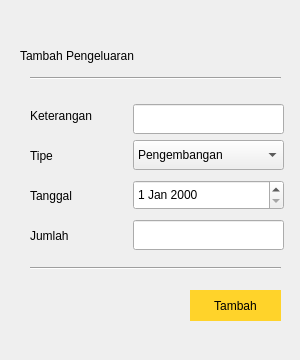
<?xml version="1.0" encoding="UTF-8"?>
<ui version="4.0">
 <class>Dialog</class>
 <widget class="QDialog" name="Dialog">
  <property name="geometry">
   <rect>
    <x>0</x>
    <y>0</y>
    <width>300</width>
    <height>360</height>
   </rect>
  </property>
  <property name="windowTitle">
   <string>Dialog</string>
  </property>
  <widget class="QLabel" name="label_4">
   <property name="geometry">
    <rect>
     <x>30</x>
     <y>220</y>
     <width>91</width>
     <height>31</height>
    </rect>
   </property>
   <property name="styleSheet">
    <string notr="true">font: 75 12pt &quot;MS Shell Dlg 2&quot;;</string>
   </property>
   <property name="text">
    <string>Jumlah</string>
   </property>
  </widget>
  <widget class="QPushButton" name="pushButton">
   <property name="geometry">
    <rect>
     <x>190</x>
     <y>290</y>
     <width>91</width>
     <height>31</height>
    </rect>
   </property>
   <property name="styleSheet">
    <string notr="true">background: #ffd32a;
color: rgb(0, 0, 0);

border-radius: 30px;
font: 10pt &quot;MS Shell Dlg 2&quot;;</string>
   </property>
   <property name="text">
    <string>Tambah</string>
   </property>
  </widget>
  <widget class="QLineEdit" name="lineEdit_2">
   <property name="geometry">
    <rect>
     <x>133</x>
     <y>220</y>
     <width>151</width>
     <height>30</height>
    </rect>
   </property>
  </widget>
  <widget class="Line" name="line">
   <property name="geometry">
    <rect>
     <x>30</x>
     <y>70</y>
     <width>251</width>
     <height>16</height>
    </rect>
   </property>
   <property name="styleSheet">
    <string notr="true">borde-top:5px solid black;</string>
   </property>
   <property name="orientation">
    <enum>Qt::Horizontal</enum>
   </property>
  </widget>
  <widget class="Line" name="line_2">
   <property name="geometry">
    <rect>
     <x>30</x>
     <y>260</y>
     <width>251</width>
     <height>16</height>
    </rect>
   </property>
   <property name="orientation">
    <enum>Qt::Horizontal</enum>
   </property>
  </widget>
  <widget class="QLabel" name="label_2">
   <property name="geometry">
    <rect>
     <x>30</x>
     <y>140</y>
     <width>101</width>
     <height>31</height>
    </rect>
   </property>
   <property name="styleSheet">
    <string notr="true">font: 75 12pt &quot;MS Shell Dlg 2&quot;;</string>
   </property>
   <property name="text">
    <string>Tipe</string>
   </property>
  </widget>
  <widget class="QLabel" name="label_3">
   <property name="geometry">
    <rect>
     <x>30</x>
     <y>180</y>
     <width>91</width>
     <height>31</height>
    </rect>
   </property>
   <property name="styleSheet">
    <string notr="true">font: 75 12pt &quot;MS Shell Dlg 2&quot;;</string>
   </property>
   <property name="text">
    <string>Tanggal</string>
   </property>
  </widget>
  <widget class="QComboBox" name="comboBox">
   <property name="geometry">
    <rect>
     <x>133</x>
     <y>140</y>
     <width>151</width>
     <height>30</height>
    </rect>
   </property>
   <item>
    <property name="text">
     <string>Pengembangan</string>
    </property>
   </item>
   <item>
    <property name="text">
     <string>Kegiatan Masjid</string>
    </property>
   </item>
   <item>
    <property name="text">
     <string>Perawatan Masjid</string>
    </property>
   </item>
   <item>
    <property name="text">
     <string>Bisyarah</string>
    </property>
   </item>
  </widget>
  <widget class="QLabel" name="label_5">
   <property name="geometry">
    <rect>
     <x>20</x>
     <y>40</y>
     <width>211</width>
     <height>31</height>
    </rect>
   </property>
   <property name="styleSheet">
    <string notr="true">font: 75 16pt &quot;MS Shell Dlg 2&quot;;</string>
   </property>
   <property name="text">
    <string>Tambah Pengeluaran</string>
   </property>
  </widget>
  <widget class="QDateEdit" name="dateEdit">
   <property name="geometry">
    <rect>
     <x>133</x>
     <y>180</y>
     <width>151</width>
     <height>30</height>
    </rect>
   </property>
  </widget>
  <widget class="QLineEdit" name="lineEdit">
   <property name="geometry">
    <rect>
     <x>133</x>
     <y>104</y>
     <width>151</width>
     <height>30</height>
    </rect>
   </property>
  </widget>
  <widget class="QLabel" name="label">
   <property name="geometry">
    <rect>
     <x>30</x>
     <y>100</y>
     <width>79</width>
     <height>31</height>
    </rect>
   </property>
   <property name="styleSheet">
    <string notr="true">font: 75 12pt &quot;MS Shell Dlg 2&quot;;</string>
   </property>
   <property name="text">
    <string>Keterangan</string>
   </property>
  </widget>
 </widget>
 <resources/>
 <connections/>
</ui>
